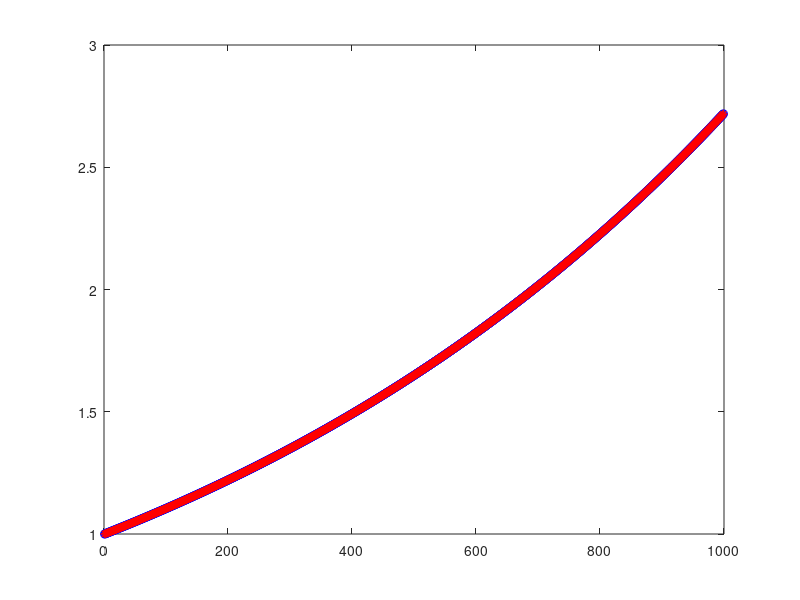

Source code (MATLAB):
clear;clc;close all;
n=999; % use odd number of points (simpson 1/3)
% n=n+(1-mod(n,2));
f=@(x) (exp(x)+x.^2);
a=0;
b=1;
h=(b-a)/(n-1);
x=a:h:b;
t=0:h:(b-a);
Dt=(h/2)*spdiags([1; 2*ones(n-2,1); 1],0,n,n);
d=ones(n,1);
d(2:2:n-1)=4;
d(3:2:n-1)=2;
Ds=(h/3)*spdiags(d,0,n,n);
K=(x.^2)'*t;
I=speye(n);
At=I+K*Dt;
As=I+K*Ds;
b=f(x)';
% ut=At\b;
% us=As\b;
tol=1e-10;
ut=bicgstab(At,b,tol,100);
us=bicgstab(As,b,tol,100);
% ut=gmres(At,b,20,tol,5);
% us=gmres(As,b,20,tol,5);
plot(1:n,ut,'bo',1:n,us,'r*');
exact=exp(x)';
err_t=norm(exact-ut)%/norm(ut)
err_s=norm(exact-us)%/norm(us)